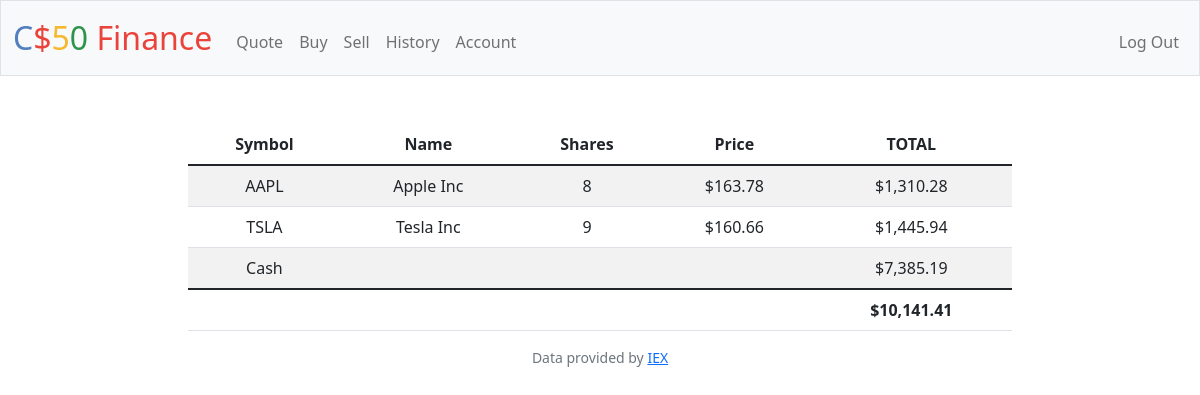
Page / (signed in) on the committed database.
### tables this page shows
CREATE TABLE 'transactions' (
    id INTEGER PRIMARY KEY AUTOINCREMENT,'user_id' INTEGER NOT NULL,
    name TEXT NOT NULL,
    shares INTEGER NOT NULL,
    price NUMERIC NOT NULL,
    type TEXT NOT NULL,
    symbol TEXT NOT NULL,
    time TIMESTAMP DEFAULT CURRENT_TIMESTAMP,
    
    FOREIGN KEY(user_id) REFERENCES users(id)
    
    );

### app.py (the view)
@app.route("/")
@login_required
def index():
    user_id = session["user_id"]
    stocks = db.execute("SELECT symbol, name, price, SUM(shares) FROM transactions WHERE user_id = ? GROUP BY symbol", user_id)
    cash = db.execute("SELECT cash FROM users WHERE id = ?", user_id)[0]["cash"]
    total = cash
    for stock in stocks:
        total += stock["price"] * stock["SUM(shares)"]
    return render_template("index.html", stocks=stocks, cash=usd(cash), total=usd(total), usd=usd)

### app.py (called while the page is built)
@app.after_request
def after_request(response):
    response.headers["Cache-Control"] = "no-cache, no-store, must-revalidate"
    response.headers["Expires"] = 0
    response.headers["Pragma"] = "no-cache"
    return response

### helpers.py (called while the page is built)
def login_required(f):
    @wraps(f)
    def decorated_function(*args, **kwargs):
        if session.get("user_id") is None:
            return redirect("/login")
        return f(*args, **kwargs)
    return decorated_function

def usd(value):
    return f"${value:,.2f}"

### templates/index.html (shortened to what this page needs)
{% extends "layout.html" %}
{% block main %}
<table class = "table table-striped" style="width: 70%; margin-left: auto; margin-right: auto;">
    <thead>
        <tr>
            <th>Symbol</th>
            <th>Name</th>
            <th>Shares</th>
            <th>Price</th>
            <th>TOTAL</th>
        </tr>
    </thead>
    <tbody>
        {% for stock in stocks %}
        <tr>
            <td>{{stock["symbol"]}}</td>
            <td>{{stock["name"]}}</td>
            <td>{{stock["SUM(shares)"]}}</td>
            <td>{{usd(stock["price"])}}</td>
            <td>{{usd(stock["SUM(shares)"] * stock["price"])}}</td>
        </tr>
        {% endfor %}
        <tr>
            <td>Cash</td>
            <td colspan="3"></td>
            <td>{{cash}}</td>
        </tr>
    </tbody>
    <tfoot style="font-weight: bold;">
        <tr>
            <td colspan="4"></td>
            <td>{{total}}</td>
        </tr>
    </tfoot>
{% endblock %}

### rows in the picture
transactions: symbol "TSLA", name "Tesla Inc", stock "9", price "$160.66", price "$1,445.94"

### other values in the picture
{{ stock["symbol"] }} "AAPL"
{{ stock["name"] }} "Apple Inc"
{{ stock["SUM(shares)"] }} "8"
{{ usd(stock["price"]) }} "$163.78"
{{ usd(stock["SUM(shares)"] * stock["price"]) }} "$1,310.28"
{{ cash }} "$7,385.19"
{{ total }} "$10,141.41"
